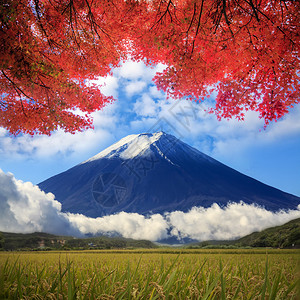
#> input picture 实验五/test_final.jpg, 300 x 300 px
$ python experiment5.py
#> lines starting #> are read from the running program, lines starting #| are printed output that depends on the picture; after the words box and inside, x2 and y2 are one past the last pixel; in counts of white or black regions, pixels touching at a corner belong together
import cv2
import numpy as np

# 路径设置（直接在当前目录运行）
img_original = "test_first.jpg"
img_target = "test_final.jpg"

# 生成测试图像：包含方框、圆形、矩形、网格线
def create_test_image(size=600):
#> called with size = 600
    img = np.ones((size, size, 3), dtype=np.uint8) * 255

    # 外边框
    cv2.line(img, (50, 50), (550, 50), (0, 0, 0), 3)
    cv2.line(img, (50, 550), (550, 550), (0, 0, 0), 3)
    cv2.line(img, (50, 50), (50, 550), (0, 0, 0), 3)
    cv2.line(img, (550, 50), (550, 550), (0, 0, 0), 3)

    # 圆形
    cv2.circle(img, (220, 300), 130, (0, 0, 0), 3)
#> img: shape (600, 600, 3); 96.1% white; 2 black regions, box (x1, y1, x2, y2) and area: (48, 48, 553, 553) 9988, (88, 168, 353, 433) 4088

    # 矩形
    cv2.rectangle(img, (380, 170), (480, 430), (0, 0, 0), 3)
#> img: shape (600, 600, 3); 95.1% white; 3 black regions, box (x1, y1, x2, y2) and area: (48, 48, 553, 553) 9988, (88, 168, 353, 433) 4088, (378, 168, 483, 433) 3588

    # 水平与垂直网格线
    for y_pos in [120, 220, 320, 420]:
        cv2.line(img, (80, y_pos), (520, y_pos), (80, 80, 80), 2)
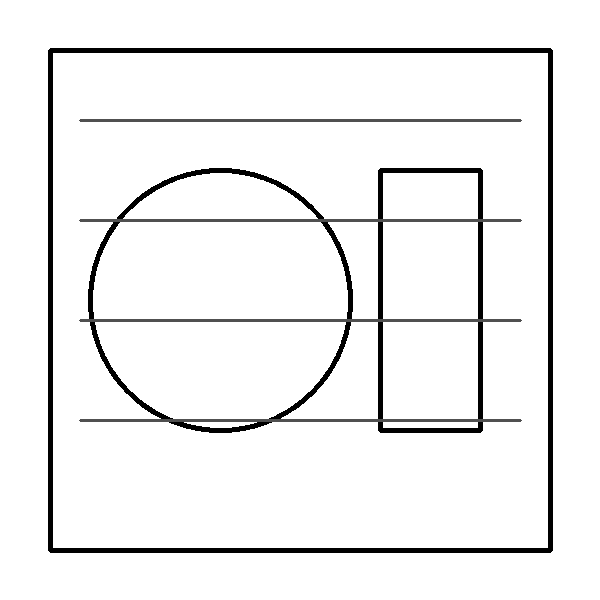
#> img: shape (600, 600, 3); min 0, max 255, mean 240.1
    for x_pos in [120, 220, 320, 420]:
        cv2.line(img, (x_pos, 80), (x_pos, 520), (80, 80, 80), 2)
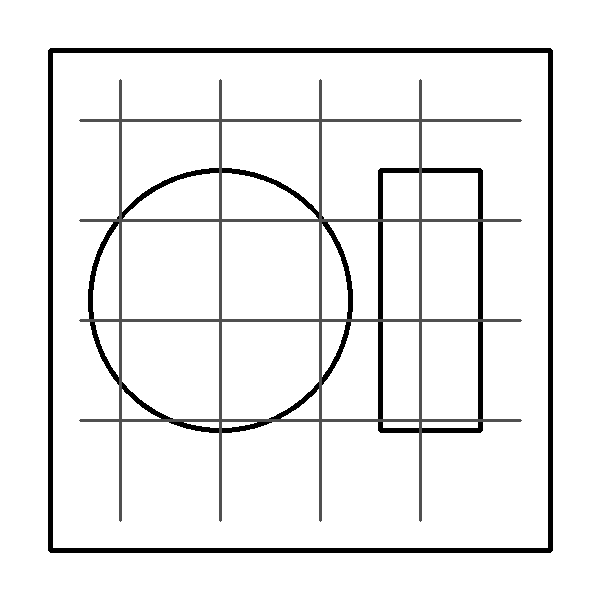
#> img: shape (600, 600, 3); 1.43% of pixels changed, all inside (x1, y1, x2, y2) = (119, 79, 422, 522)

    return img

# 生成并保存原始图
src_img = create_test_image()
cv2.imwrite(img_original, src_img)
print("已生成测试原图：test_first.jpg")

height, width = src_img.shape[:2]
#> height = 600; width = 600

# ------------------- 三种几何变换 -------------------
# 1. 相似变换（旋转 + 缩放）
M_similarity = cv2.getRotationMatrix2D((width/2, height/2), 15, 0.85)
#> M_similarity = [[0.821, 0.22, -12.31], [-0.22, 0.821, 119.7]]
img_similar = cv2.warpAffine(src_img, M_similarity, (width, height), borderValue=(255,255,255))
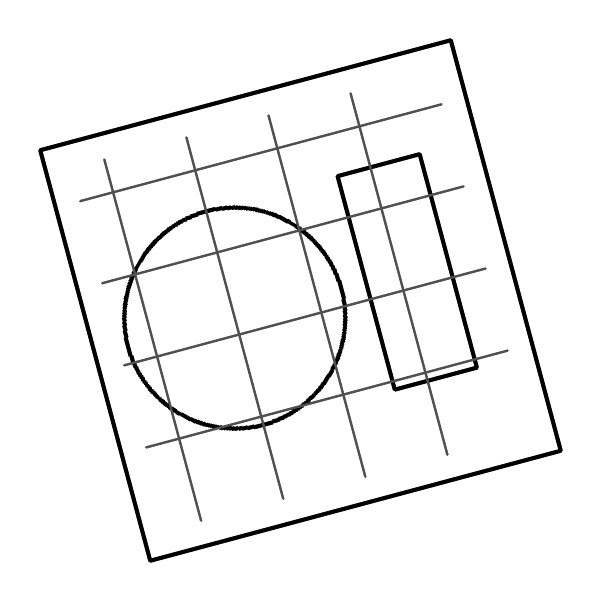
#> img_similar: shape (600, 600, 3); min 0, max 255, mean 242.5

# 2. 仿射变换
pts_src_aff = np.float32([[50, 50], [550, 50], [50, 550]])
pts_dst_aff = np.float32([[90, 110], [510, 70], [70, 490]])
M_affine = cv2.getAffineTransform(pts_src_aff, pts_dst_aff)
#> M_affine = [[0.84, -0.04, 50], [-0.08, 0.76, 76]]
img_affine = cv2.warpAffine(src_img, M_affine, (width, height), borderValue=(255,255,255))
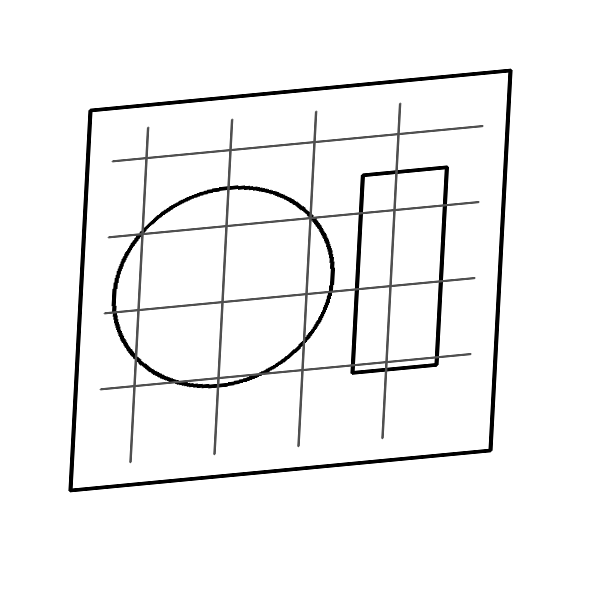
#> img_affine: shape (600, 600, 3); min 0, max 255, mean 244

# 3. 透视变换
pts_src_per = np.float32([[0, 0], [width, 0], [0, height], [width, height]])
#> pts_src_per = [[0, 0], [600, 0], [0, 600], [600, 600]]
pts_dst_per = np.float32([[50, 40], [width-40, 30], [30, height-40], [width-30, height-50]])
M_perspective = cv2.getPerspectiveTransform(pts_src_per, pts_dst_per)
#> M_perspective = [[0.849, -0.0361, 50], [-0.0167, 0.815, 40], [-1.78e-06, -9.26e-05, 1]]
img_perspective = cv2.warpPerspective(src_img, M_perspective, (width, height), borderValue=(255,255,255))

# 拼接四宫格对比图
row1 = np.hstack((src_img, img_similar))
row2 = np.hstack((img_affine, img_perspective))
result_all = np.vstack((row1, row2))

# 保存变换结果
cv2.imwrite("similar_transform.jpg", img_similar)
cv2.imwrite("affine_transform.jpg", img_affine)
cv2.imwrite("perspective_transform.jpg", img_perspective)
cv2.imwrite("compare_4grid.jpg", result_all)

# ------------------- A4 纸透视校正 -------------------
frame = cv2.imread(img_target)
#> frame is the input picture: shape (300, 300, 3); mean B, G, R 107.8, 104.4, 132
if frame is None:
    print("未找到待校正图片：test_final.jpg")
    exit()

display = frame.copy()
H, W = frame.shape[:2]
#> H = 300; W = 300

# 边缘检测
gray = cv2.cvtColor(frame, cv2.COLOR_BGR2GRAY)
blur = cv2.GaussianBlur(gray, (9, 9), 0)
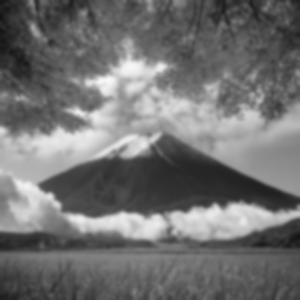
#> blur: shape (300, 300); min 17, max 249, mean 113
canny = cv2.Canny(blur, 30, 120)
#> canny: shape (300, 300); 5.3% white in thin lines or dots
canny = cv2.morphologyEx(canny, cv2.MORPH_CLOSE, np.ones((7,7), np.uint8))
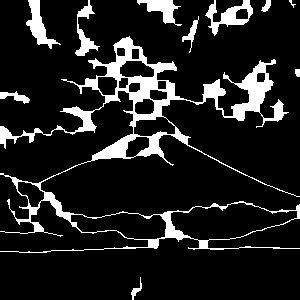
#> canny: shape (300, 300); 12.6% white; 11 white regions (1 under 20 px)

# 寻找最大四边形轮廓
contours, _ = cv2.findContours(canny, cv2.RETR_EXTERNAL, cv2.CHAIN_APPROX_SIMPLE)
#> contours = 11 contours, 1 with area under 20; largest, box (x1, y1, x2, y2) and area: (0, 36, 300, 253) 14432, (205, 0, 253, 36) 670, (26, 0, 61, 49) 519, (137, 0, 182, 26) 418, (75, 0, 100, 56) 364
contours = sorted(contours, key=cv2.contourArea, reverse=True)
paper_points = None

for cnt in contours:
    length = cv2.arcLength(cnt, True)
    approx = cv2.approxPolyDP(cnt, 0.02 * length, True)
    if len(approx) == 4 and cv2.contourArea(approx) > 0.2 * W * H:
        paper_points = approx.reshape(4, 2).astype(np.float32)
        break
#> this loop made 11 passes
#> length on passes 1 to 11: 3734.1, 199.3, 156.1, 147.9, 185.2, 79.46, 99.11, 34.73, 58.14, 20.83, 22.49

# 四点排序函数
def sort_points(pts):
    rect = np.zeros((4, 2), dtype=np.float32)
    sum_pts = pts.sum(axis=1)
    rect[0] = pts[np.argmin(sum_pts)]
    rect[2] = pts[np.argmax(sum_pts)]
    diff = np.diff(pts, axis=1)
    rect[1] = pts[np.argmin(diff)]
    rect[3] = pts[np.argmax(diff)]
    return rect

if paper_points is not None:
    paper_points = sort_points(paper_points)
    cv2.polylines(display, [paper_points.astype(int)], True, (0,0,255), 4)
else:
    paper_points = np.float32([[W*0.05,H*0.05],[W*0.95,H*0.05],[W*0.95,H*0.95],[W*0.05,H*0.95]])
#> paper_points = [[15, 15], [285, 15], [285, 285], [15, 285]]

cv2.imwrite("detect_paper.jpg", display)

# 执行透视校正
A4_W = 700
A4_H = int(700 * 1.4142)
dst_points = np.float32([[0,0],[A4_W,0],[A4_W,A4_H],[0,A4_H]])
#> dst_points = [[0, 0], [700, 0], [700, 989], [0, 989]]
M_correct = cv2.getPerspectiveTransform(paper_points, dst_points)
#> M_correct = [[2.59, 5.9e-18, -38.89], [4.99e-17, 3.66, -54.94], [-1.6e-19, 0, 1]]
corrected_img = cv2.warpPerspective(frame, M_correct, (A4_W, A4_H))
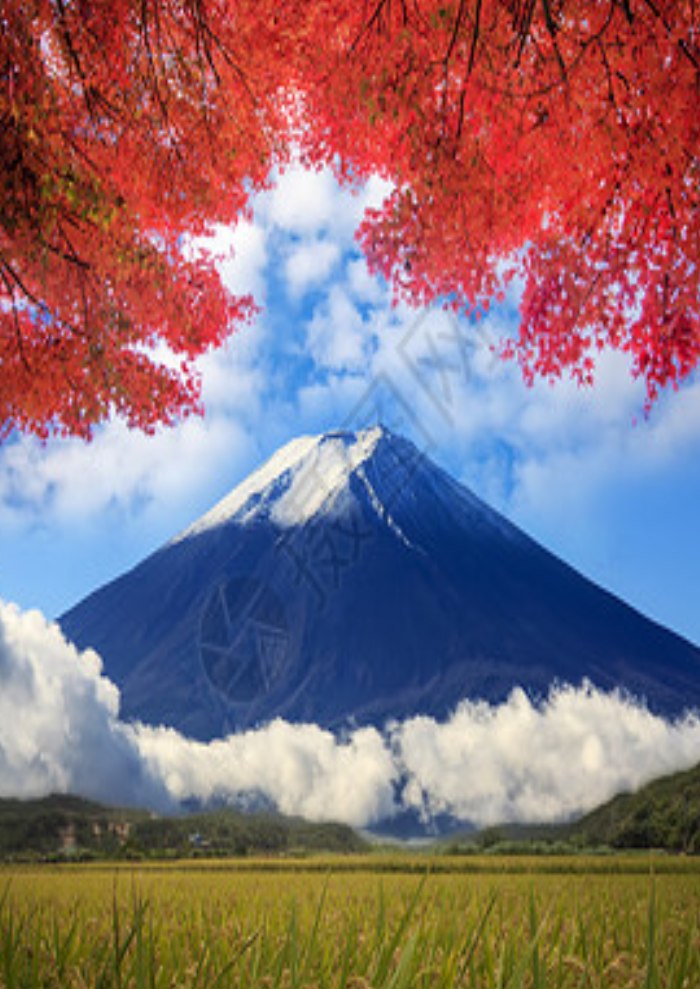
#> corrected_img: shape (989, 700, 3); mean B, G, R 117.4, 110.3, 136.3

cv2.imwrite("result_corrected.jpg", corrected_img)
print("A4 透视校正完成！")

$ run again, with 实验二/crop_test.jpg copied over 实验五/test_final.jpg
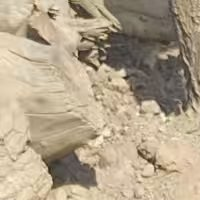
#> input picture 实验二/crop_test.jpg, 200 x 200 px
#> M_similarity = [[0.821, 0.22, -12.31], [-0.22, 0.821, 119.7]]
#> M_affine = [[0.84, -0.04, 50], [-0.08, 0.76, 76]]
#> M_perspective = [[0.849, -0.0361, 50], [-0.0167, 0.815, 40], [-1.78e-06, -9.26e-05, 1]]
#> frame is the input picture: shape (200, 200, 3); mean B, G, R 139.1, 162.6, 177.9
#> `canny = cv2.morphologyEx(canny, cv2.MORPH_CLOSE, np.ones((7,7), np.uin..`:
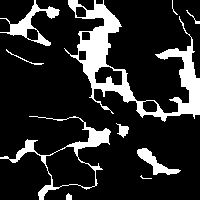
#> canny: shape (200, 200); 16.2% white; 10 white regions (2 under 20 px)
#> contours = 10 contours, 4 with area under 20; largest, box (x1, y1, x2, y2) and area: (64, 0, 200, 122) 4247, (0, 116, 111, 200) 2250, (0, 0, 60, 46) 669, (137, 148, 181, 175) 342, (116, 123, 129, 138) 76, (66, 193, 72, 200) 24
#> the loop `for cnt in contours:` made 10 passes
#> length on passes 1 to 8: 1001.2, 606.3, 254.8, 120.3, 48.38, 19.66, 87.01, 42.63
#> paper_points = [[10, 10], [190, 10], [190, 190], [10, 190]]
#> dst_points = [[0, 0], [700, 0], [700, 989], [0, 989]]
#> M_correct = [[3.89, -2.11e-18, -38.89], [-3.74e-17, 5.49, -54.94], [-9.58e-19, -6.91e-36, 1]]
#> `corrected_img = cv2.warpPerspective(frame, M_correct, (A4_W, A4_H))`:
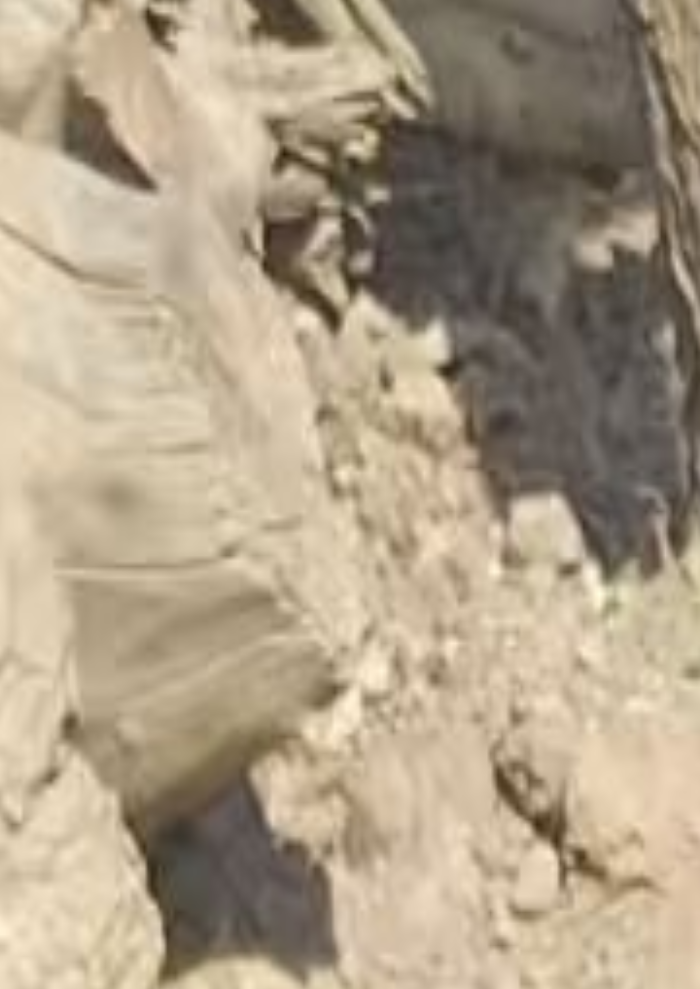
#> corrected_img: shape (989, 700, 3); mean B, G, R 136, 159, 174
